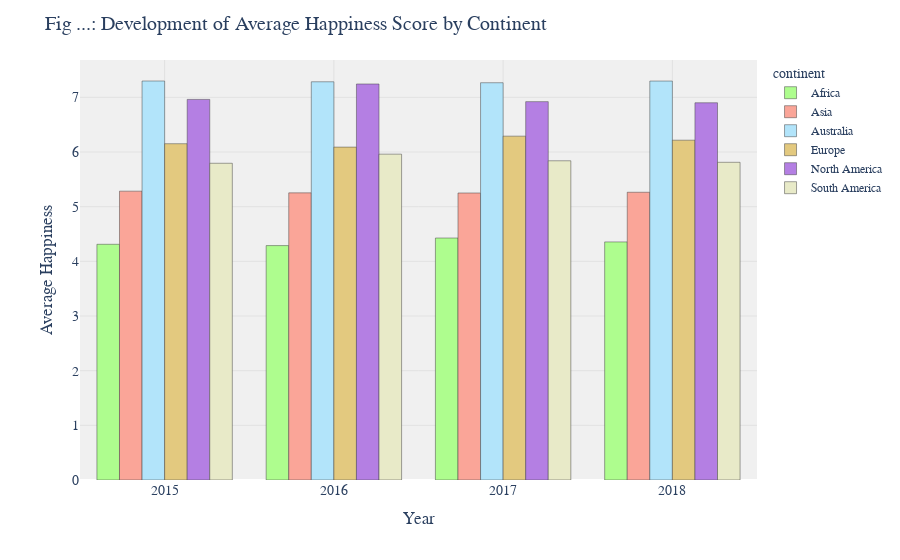
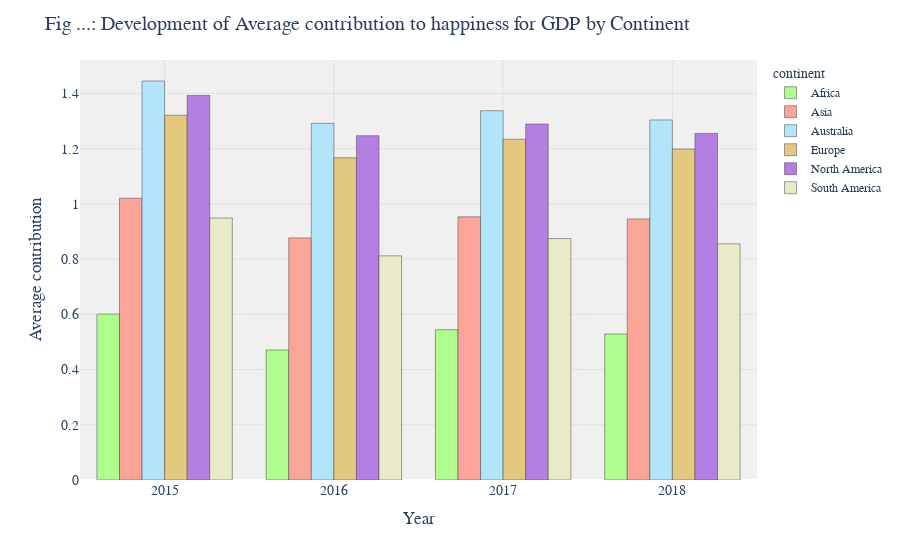

Here is the notebook cell these charts were saved with, in order:
### Markdown cell above
### Does a good education give government trust?

This 3d Scatter Plot is multivariate and shows on the x-axis the 'Education Index', on the y-axis the 'Government Trust' and on the z-axis the 'CPI Score'. CPI stands for 'Corruption Perception Index', the lower the CPI index, the more the people believe there is corruption in their country. The size of the plot-points shows the GDP per capita. 

The 3D scatter plot reveals interesting insights about the correlation between the Corruption Perception Index (CPI) score and other variables across countries. A positive correlation between the CPI score and variables such as Education Index and Government trust suggests that countries with higher levels of corruption tend to exhibit lower values in education, government trust, and economic prosperity. Conversely, a negative correlation indicates that countries with lower corruption levels tend to have higher education indices and greater levels of government trust. This visualization highlights the importance of addressing corruption to foster positive development in education and trust within countries. 

The Education Index plays a significant role in shaping the relationships between various variables across countries and continents. A positive correlation between the Education Index and variables such as Government trust, GDP per capita, and possibly the Corruption Perception Index suggests that countries with higher education indices tend to exhibit greater levels of government trust and economic prosperity while combating corruption. Furthermore, the Education Index may influence the disparities observed between countries and continents. Nations with higher education indices are more likely to invest in quality education, leading to better governance, higher economic output, and potentially lower corruption levels. Thus, enhancing education systems becomes vital for promoting positive development and reducing inequality among countries and continents.

Overall it gives the visualisation that countries with a higher inducation index tend to have more goverment trust and a higher CPI score. This is probaply because people that live in a country that is able to give a good education tend to trust the goverment more than people that don't recieved good education.

### Code cell
continent_colors = {
    'Africa': '#AEFD8E',
    'Asia': '#FAA598',
    'Europe': '#E3C97F',
    'North America': '#B47FE3',
    'Australia': '#B2E4FA',
    'South America': '#E8EAC8'
}

avg_happiness = df.groupby(['continent', 'Year'])['happiness_score'].mean().reset_index()

# Create a grouped histogram using Plotly
fig = px.histogram(avg_happiness, x='Year', y='happiness_score', color='continent', barmode='group',
                   color_discrete_map=continent_colors)


fig.update_layout(
    title='Fig ...: Development of Average Happiness Score by Continent',
    xaxis_title='Year',
    yaxis_title='Average Happiness',
    font=dict(family='Arial', size=14),
    legend=dict(font=dict(family='Arial', size=12)),
    plot_bgcolor='rgb(240, 240, 240)',
    bargap=0.2
)


fig.update_xaxes(showgrid=True, gridwidth=0.5, gridcolor='lightgray')
fig.update_yaxes(showgrid=True, gridwidth=0.5, gridcolor='lightgray')


fig.update_traces(marker=dict(line=dict(width=0.5)))


fig.show()


avg_gdp = df.groupby(['continent', 'Year'])['gdp_per_capita'].mean().reset_index()

# Create a grouped histogram using Plotly
fig = px.histogram(avg_gdp, x='Year', y='gdp_per_capita', color='continent', barmode='group',
                   color_discrete_map=continent_colors)


fig.update_layout(
    title='Fig ...: Development of Average contribution to happiness for GDP by Continent',
    xaxis_title='Year',
    yaxis_title='Average contribution',
    font=dict(family='Arial', size=14),
    legend=dict(font=dict(family='Arial', size=12)),
    plot_bgcolor='rgb(240, 240, 240)',
    bargap=0.2
)


fig.update_xaxes(showgrid=True, gridwidth=0.5, gridcolor='lightgray')
fig.update_yaxes(showgrid=True, gridwidth=0.5, gridcolor='lightgray')


fig.update_traces(marker=dict(line=dict(width=0.5)))

fig.show()

### Figure 1 — Plotly figure (JSON) as saved in the notebook; plotly's stock layout.template omitted (floating-point values rounded to 4 significant figures)
{"data": [{"alignmentgroup": "True", "bingroup": "x", "histfunc": "sum", "hovertemplate": "continent=Africa<br>Year=%{x}<br>sum of happiness_score=%{y}<extra></extra>", "legendgroup": "Africa", "marker": {"color": "#AEFD8E", "line": {"width": 0.5}, "pattern": {"shape": ""}}, "name": "Africa", "offsetgroup": "Africa", "orientation": "v", "showlegend": true, "type": "histogram", "x": [2015, 2016, 2017, 2018], "xaxis": "x", "y": [4.312, 4.288, 4.427, 4.355], "yaxis": "y"}, {"alignmentgroup": "True", "bingroup": "x", "histfunc": "sum", "hovertemplate": "continent=Asia<br>Year=%{x}<br>sum of happiness_score=%{y}<extra></extra>", "legendgroup": "Asia", "marker": {"color": "#FAA598", "line": {"width": 0.5}, "pattern": {"shape": ""}}, "name": "Asia", "offsetgroup": "Asia", "orientation": "v", "showlegend": true, "type": "histogram", "x": [2015, 2016, 2017, 2018], "xaxis": "x", "y": [5.284, 5.253, 5.25, 5.264], "yaxis": "y"}, {"alignmentgroup": "True", "bingroup": "x", "histfunc": "sum", "hovertemplate": "continent=Australia<br>Year=%{x}<br>sum of happiness_score=%{y}<extra></extra>", "legendgroup": "Australia", "marker": {"color": "#B2E4FA", "line": {"width": 0.5}, "pattern": {"shape": ""}}, "name": "Australia", "offsetgroup": "Australia", "orientation": "v", "showlegend": true, "type": "histogram", "x": [2015, 2016, 2017, 2018], "xaxis": "x", "y": [7.299, 7.285, 7.268, 7.298], "yaxis": "y"}, {"alignmentgroup": "True", "bingroup": "x", "histfunc": "sum", "hovertemplate": "continent=Europe<br>Year=%{x}<br>sum of happiness_score=%{y}<extra></extra>", "legendgroup": "Europe", "marker": {"color": "#E3C97F", "line": {"width": 0.5}, "pattern": {"shape": ""}}, "name": "Europe", "offsetgroup": "Europe", "orientation": "v", "showlegend": true, "type": "histogram", "x": [2015, 2016, 2017, 2018], "xaxis": "x", "y": [6.152, 6.09, 6.29, 6.216], "yaxis": "y"}, {"alignmentgroup": "True", "bingroup": "x", "histfunc": "sum", "hovertemplate": "continent=North America<br>Year=%{x}<br>sum of happiness_score=%{y}<extra></extra>", "legendgroup": "North America", "marker": {"color": "#B47FE3", "line": {"width": 0.5}, "pattern": {"shape": ""}}, "name": "North America", "offsetgroup": "North America", "orientation": "v", "showlegend": true, "type": "histogram", "x": [2015, 2016, 2017, 2018], "xaxis": "x", "y": [6.962, 7.244, 6.922, 6.901], "yaxis": "y"}, {"alignmentgroup": "True", "bingroup": "x", "histfunc": "sum", "hovertemplate": "continent=South America<br>Year=%{x}<br>sum of happiness_score=%{y}<extra></extra>", "legendgroup": "South America", "marker": {"color": "#E8EAC8", "line": {"width": 0.5}, "pattern": {"shape": ""}}, "name": "South America", "offsetgroup": "South America", "orientation": "v", "showlegend": true, "type": "histogram", "x": [2015, 2016, 2017, 2018], "xaxis": "x", "y": [5.794, 5.961, 5.839, 5.812], "yaxis": "y"}], "layout": {"bargap": 0.2, "barmode": "group", "font": {"family": "Arial", "size": 14}, "legend": {"font": {"family": "Arial", "size": 12}, "title": {"text": "continent"}, "tracegroupgap": 0}, "margin": {"t": 60}, "plot_bgcolor": "rgb(240, 240, 240)", "title": {"text": "Fig ...: Development of Average Happiness Score by Continent"}, "xaxis": {"anchor": "y", "domain": [0, 1], "gridcolor": "lightgray", "gridwidth": 0.5, "showgrid": true, "title": {"text": "Year"}}, "yaxis": {"anchor": "x", "domain": [0, 1], "gridcolor": "lightgray", "gridwidth": 0.5, "showgrid": true, "title": {"text": "Average Happiness"}}}}

### Figure 2 — Plotly figure (JSON) as saved in the notebook; plotly's stock layout.template omitted (floating-point values rounded to 4 significant figures)
{"data": [{"alignmentgroup": "True", "bingroup": "x", "histfunc": "sum", "hovertemplate": "continent=Africa<br>Year=%{x}<br>sum of gdp_per_capita=%{y}<extra></extra>", "legendgroup": "Africa", "marker": {"color": "#AEFD8E", "line": {"width": 0.5}, "pattern": {"shape": ""}}, "name": "Africa", "offsetgroup": "Africa", "orientation": "v", "showlegend": true, "type": "histogram", "x": [2015, 2016, 2017, 2018], "xaxis": "x", "y": [0.601, 0.471, 0.5443, 0.5288], "yaxis": "y"}, {"alignmentgroup": "True", "bingroup": "x", "histfunc": "sum", "hovertemplate": "continent=Asia<br>Year=%{x}<br>sum of gdp_per_capita=%{y}<extra></extra>", "legendgroup": "Asia", "marker": {"color": "#FAA598", "line": {"width": 0.5}, "pattern": {"shape": ""}}, "name": "Asia", "offsetgroup": "Asia", "orientation": "v", "showlegend": true, "type": "histogram", "x": [2015, 2016, 2017, 2018], "xaxis": "x", "y": [1.02, 0.8769, 0.953, 0.9455], "yaxis": "y"}, {"alignmentgroup": "True", "bingroup": "x", "histfunc": "sum", "hovertemplate": "continent=Australia<br>Year=%{x}<br>sum of gdp_per_capita=%{y}<extra></extra>", "legendgroup": "Australia", "marker": {"color": "#B2E4FA", "line": {"width": 0.5}, "pattern": {"shape": ""}}, "name": "Australia", "offsetgroup": "Australia", "orientation": "v", "showlegend": true, "type": "histogram", "x": [2015, 2016, 2017, 2018], "xaxis": "x", "y": [1.445, 1.292, 1.337, 1.304], "yaxis": "y"}, {"alignmentgroup": "True", "bingroup": "x", "histfunc": "sum", "hovertemplate": "continent=Europe<br>Year=%{x}<br>sum of gdp_per_capita=%{y}<extra></extra>", "legendgroup": "Europe", "marker": {"color": "#E3C97F", "line": {"width": 0.5}, "pattern": {"shape": ""}}, "name": "Europe", "offsetgroup": "Europe", "orientation": "v", "showlegend": true, "type": "histogram", "x": [2015, 2016, 2017, 2018], "xaxis": "x", "y": [1.321, 1.167, 1.234, 1.199], "yaxis": "y"}, {"alignmentgroup": "True", "bingroup": "x", "histfunc": "sum", "hovertemplate": "continent=North America<br>Year=%{x}<br>sum of gdp_per_capita=%{y}<extra></extra>", "legendgroup": "North America", "marker": {"color": "#B47FE3", "line": {"width": 0.5}, "pattern": {"shape": ""}}, "name": "North America", "offsetgroup": "North America", "orientation": "v", "showlegend": true, "type": "histogram", "x": [2015, 2016, 2017, 2018], "xaxis": "x", "y": [1.393, 1.247, 1.289, 1.255], "yaxis": "y"}, {"alignmentgroup": "True", "bingroup": "x", "histfunc": "sum", "hovertemplate": "continent=South America<br>Year=%{x}<br>sum of gdp_per_capita=%{y}<extra></extra>", "legendgroup": "South America", "marker": {"color": "#E8EAC8", "line": {"width": 0.5}, "pattern": {"shape": ""}}, "name": "South America", "offsetgroup": "South America", "orientation": "v", "showlegend": true, "type": "histogram", "x": [2015, 2016, 2017, 2018], "xaxis": "x", "y": [0.9488, 0.8118, 0.8745, 0.8553], "yaxis": "y"}], "layout": {"bargap": 0.2, "barmode": "group", "font": {"family": "Arial", "size": 14}, "legend": {"font": {"family": "Arial", "size": 12}, "title": {"text": "continent"}, "tracegroupgap": 0}, "margin": {"t": 60}, "plot_bgcolor": "rgb(240, 240, 240)", "title": {"text": "Fig ...: Development of Average contribution to happiness for GDP by Continent"}, "xaxis": {"anchor": "y", "domain": [0, 1], "gridcolor": "lightgray", "gridwidth": 0.5, "showgrid": true, "title": {"text": "Year"}}, "yaxis": {"anchor": "x", "domain": [0, 1], "gridcolor": "lightgray", "gridwidth": 0.5, "showgrid": true, "title": {"text": "Average contribution"}}}}
